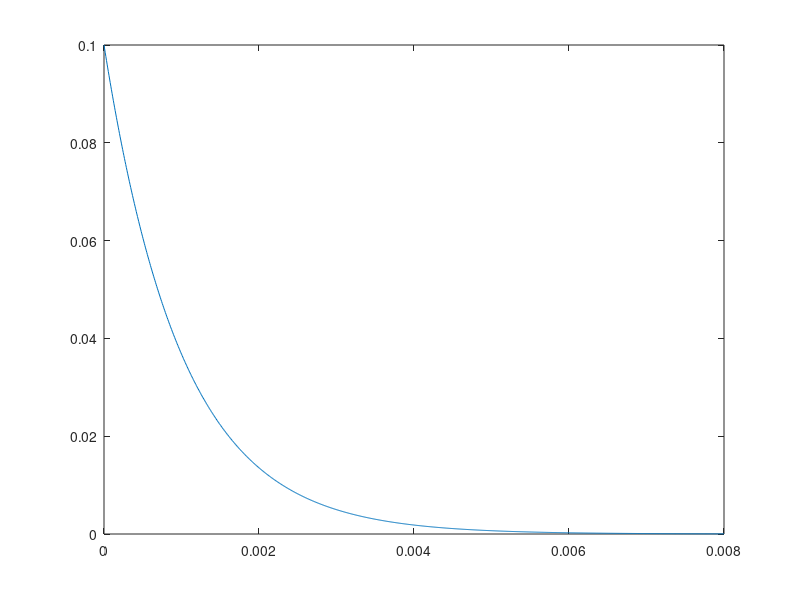

Write the MATLAB code that produced this figure.
## Author: thmalmeida <thmalmeida@horse>
## Created: 2020-06-08

Vs = 10;                                  % Source voltage in Volts [V];
C = 10*10^-6;                             % Capacitance C1 in [F];
R = 100;                                  % Resistance in Ohms;
V0 = 0;                                   % Initial voltage at capacitor [V];
ti = 0;                                   % initial instant time in [ms];
tf = 8*10^-3;                            % end time in milliseconds [ms];
npts = 1001;                              % number of simulation points;
t = linspace(ti, tf, npts);               % time vector;

it = (Vs/R - V0/R).*e.^(-t/(R*C));

plot(t, it)
